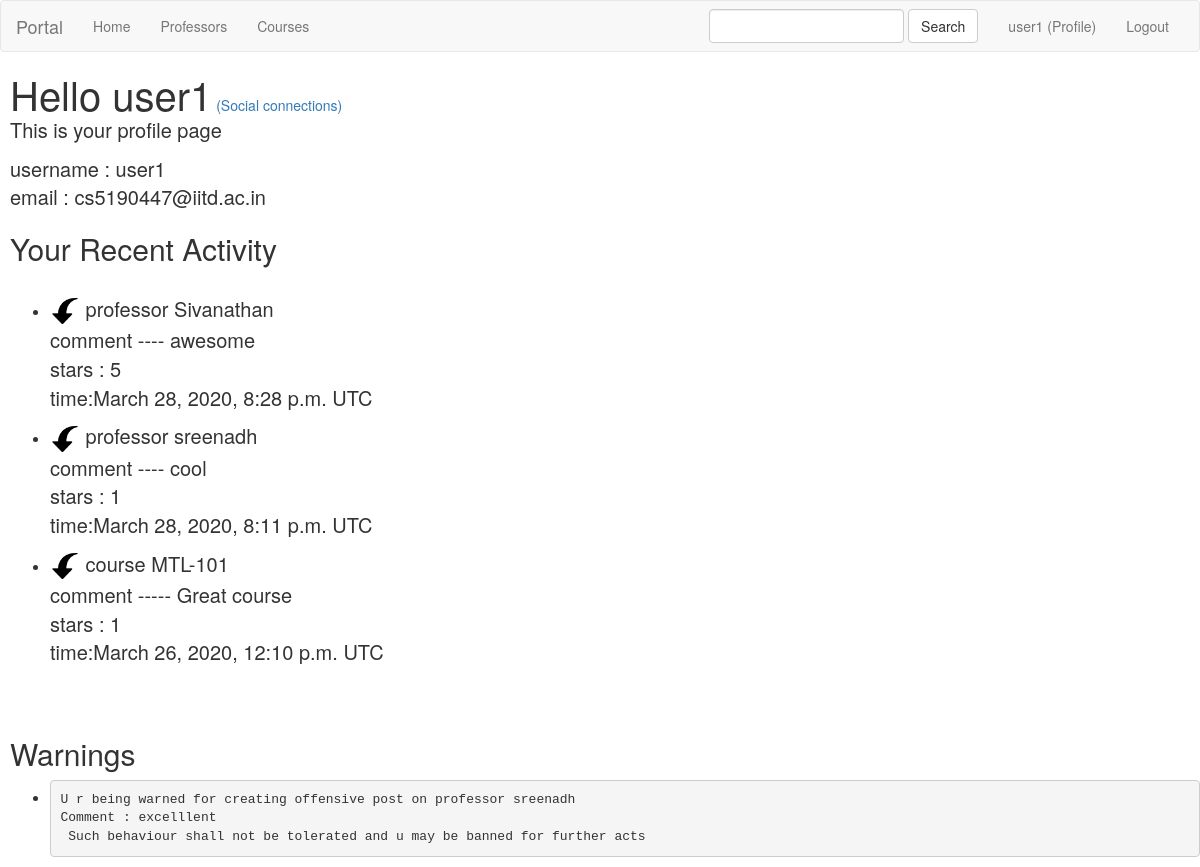
The app's page /users/profile (signed in) with its own data.
### professors/models.py (models this page shows, shortened)
class Prof_Rating(Rating):
    datetime = models.DateTimeField(default=datetime.now)
    comment = models.CharField(max_length=1000)
    stars = models.IntegerField(default=1,validators=[MaxValueValidator(5), MinValueValidator(1)])
    professor = models.ForeignKey(Professor, on_delete=models.CASCADE)
    user = models.ForeignKey(User,default=None,on_delete=models.CASCADE)
    postAnonymously = models.BooleanField(default=False)
    liked_by = models.ManyToManyField(User,related_name='all_liked_profrating')
    reported = models.BooleanField(default=False)
    last_reported_time = models.DateTimeField(default=now,blank=True)
    def get_absolute_url(self):
        return reverse('professors:detail',kwargs={'pk':self.professor.pk})+'#'+ str(self.id)
    def get_class_name(self):
        return 'prof_rating'

class Professor(models.Model):
    name = models.CharField(max_length=100)
    age = models.IntegerField()
    department = models.CharField(max_length=100)

### courses/models.py (models this page shows, shortened)
class Course_Rating(Rating):
    datetime = models.DateTimeField(default=datetime.now)
    comment = models.CharField(max_length=1000)
    stars = models.IntegerField(default=1,validators=[MaxValueValidator(5), MinValueValidator(1)])
    course = models.ForeignKey(Course, on_delete=models.CASCADE)
    user = models.ForeignKey(User,default=None,on_delete=models.CASCADE)
    postAnonymously = models.BooleanField(default=False)
    liked_by = models.ManyToManyField(User, related_name='all_liked_courserating')
    reported = models.BooleanField(default=False)
    last_reported_time = models.DateTimeField(default=now,blank=True)
    def get_absolute_url(self):
        return reverse('courses:detail',kwargs={'pk':self.course.pk})+'#'+ str(self.id)
    def get_class_name(self):
        return 'course_rating'

class Course(models.Model):
    name = models.CharField(max_length=100)
    department = models.CharField(max_length=100)
    profs_teaching = models.ManyToManyField(Professor,related_name='all_courses_taught')

### users/models.py (models this page shows)
class UserWarning(models.Model):
    user = models.ForeignKey(User,on_delete=models.CASCADE)
    time = models.DateTimeField(default=now,blank=True)
    message = models.CharField(max_length=250)

### users/views.py (the view)
# urls.py: url(r'profile$', views.show_user_profile, name='show_profile'),
@login_required
def show_user_profile(request):
    context = dict()
    if request.user.is_superuser:
        all_rating_all_author = list(Prof_Rating.objects.all()) + list(Course_Rating.objects.all())
        all_rating_all_author.sort(reverse=True, key=lambda x: x.datetime)
        context['all_rating'] = all_rating_all_author
        reported_reviews = list(Prof_Rating.objects.all().filter(reported=True)) + list(
            Course_Rating.objects.all().filter(reported=True))
        reported_reviews.sort(reverse=True, key=lambda x: x.last_reported_time)
        context['reported'] = reported_reviews
        context['banned_users'] = list(filter(lambda x: x.userprofile.is_banned, list(User.objects.all())))
    else:
        all_rating_user = list(request.user.prof_rating_set.all()) + list(request.user.course_rating_set.all())
        all_rating_user.sort(reverse=True, key=lambda x: x.datetime)
        context['all_rating'] = all_rating_user
        context['warnings'] = list(request.user.userwarning_set.all())
    return render(request, 'users/profile.html', context)

### users/templates/users/profile.html (shortened to what this page needs)
{% extends 'root/base.html' %}
{% block body %}
<h1 style="display:inline">Hello {{request.user.username}}</h1>
<a href="/allauth/social/connections" style="display:inline">(Social connections)</a>
<p>This is your profile page</p>
<p>
    username : {{user.username}}<br>
    email : {{user.email}}
</p>
<h2>{% if user.is_superuser %}All {% else %}Your {% endif %}Recent Activity</h2>
<br>
<ul>
    {% for rating in all_rating %}
        <li>
            <p>
                <a style="font-size:20px;" href="{{ rating.get_absolute_url }}"><img style='height:30px;width:30px;'></a>
                {% if rating.get_class_name == 'prof_rating' %}
                    professor {{rating.professor.name}} &emsp; <br>comment ---- {{rating.comment}}
                {% else %}
                    course {{rating.course.name}}  &emsp; <br>comment ----- {{rating.comment}}
                {% endif %}<br>
                stars : {{rating.stars}}
                <br>time:{{rating.datetime}} UTC
            </p>
        </li>
    {% endfor %}
</ul>
<br>
<br>
{% if user.is_active and not user.is_superuser %}
{% if warnings|length > 0 %}<h2>Warnings</h2>{% endif %}
<ul>
    {% for warning in warnings %}
    <li>
        <pre>{{warning.message}}</pre>
    </li>
    {% endfor %}
</ul>
{% endif %}
{% endblock %}

### root/templates/root/base.html (shortened to what this page needs)
<!DOCTYPE html>
<html lang="en">
<head>
    <link rel="stylesheet" href="https://maxcdn.bootstrapcdn.com/bootstrap/3.4.1/css/bootstrap.min.css">
</head>
<body >
    <nav class="navbar navbar-default">
        <div class="container-fluid">
            <div class="navbar-header">
                <a class="navbar-brand" href="#" >Portal</a>
            </div>
            <div class="collapse navbar-collapse">
                <ul class="nav navbar-nav">
                    <li class = "">
                        <a href="/">Home</a>
                    </li>
                    <li class = "">
                        <a href="{% url 'professors:index' %}">Professors</a>
                    </li>
                    <li class = "">
                        <a href="{% url 'courses:index' %}">Courses</a>
                    </li>
                </ul>
                <ul class="nav navbar-nav navbar-right">
                    <li class = "">
                        {% if not request.user.is_anonymous %}
                            <a href="{% url 'users:show_profile' %}">{{request.user.username}} (Profile)</a>
                        {% else %}
                            <a href="#">Not logged in</a>
                        {% endif %}
                    </li>
                    <li class = "">
                        {% if not request.user.is_anonymous %}
                            <a href="{% url 'users:logout' %}">Logout</a>
                        {% else %}
                            <a href="{% url 'users:login' %}">Login/Sign Up</a>
                        {% endif %}</li>
                </ul>
                <form class="navbar-form navbar-right" role="search" method="get" action="{% url 'root:search' %}">
                    <div class="form-group">
                        <input type="text" class="form-control" name="query" value="">
                    </div>
                    <button type="submit" class="btn btn-default">Search</button>
                </form>
            </div>
        </div>
    </nav>
    <div style="margin-left: 10px">
        {% block body %}
        {% endblock %}
    </div>
</body>
</html>

### root/templates/root/base.html (style rules this page uses)
p { font-size:20px; }
h1 { font-size:40px; }
h2 { font-size:30px; }

### records on screen
Prof_Rating: professor.name "Sivanathan", comment "awesome", stars "5", datetime "March 28, 2020, 8:28 p.m."
Prof_Rating: professor.name "sreenadh", comment "cool", stars "1", datetime "March 28, 2020, 8:11 p.m."
Course_Rating: course.name "MTL-101", comment "Great course", stars "1", datetime "March 26, 2020, 12:10 p.m."
UserWarning: message "U r being warned for creating offensive post on professor sreenadh Comment : excelllent Such behaviour shall not be tolerated and u may be banned for further acts"

### other values on screen
{{ request.user.username }} "user1"
{{ user.username }} "user1"
{{ user.email }} "cs5190447@iitd.ac.in"
